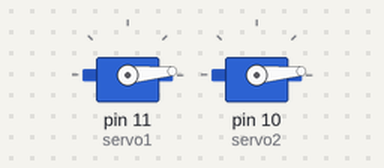
Bench run of a sketch on a simulated Arduino Uno, built with avr-gcc and run on an emulated ATmega328P. On the bench: 2 × servo.

Above: at 0.05 s.
At 0.7 s:
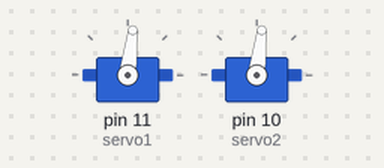
At 1.4 s:
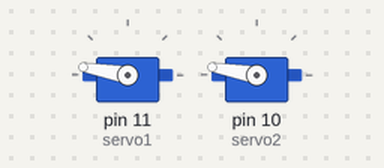
At 2.8 s:
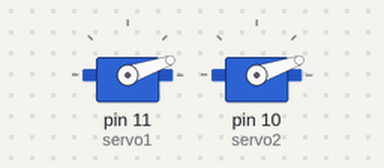
Timing chart, 0 to 6.7 s (numbered marks = the images above):
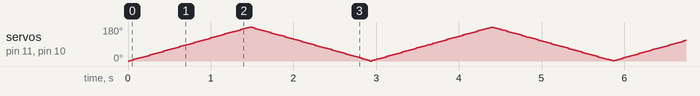

The sketch:

basic_servo.ino
```cpp
//Sweeps two servos on pins 10 & 11 (servo port 5, S5 on port schematic)

#include <Servo.h>

Servo servo1;
Servo servo2;

int i = 0;

void setup() {
  servo1.attach(11);
  servo2.attach(10);
  servo1.write(90);
  servo2.write(90);
}

void loop() {
  for (i = 0; i < 180; i++) {
    servo1.write(i);
    servo2.write(i);
    delay(8);
  }
  for (i = 180; i > 1; i--) {
    servo1.write(i);
    servo2.write(i);
    delay(8);
  }
}
```
